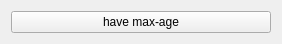
<?xml version="1.0" encoding="UTF-8"?>
<ui version="4.0">
 <class>Widget</class>
 <widget class="QWidget" name="Widget">
  <property name="geometry">
   <rect>
    <x>0</x>
    <y>0</y>
    <width>282</width>
    <height>41</height>
   </rect>
  </property>
  <property name="windowTitle">
   <string>Widget</string>
  </property>
  <layout class="QVBoxLayout" name="verticalLayout">
   <item>
    <widget class="QPushButton" name="pushButton">
     <property name="text">
      <string>have max-age</string>
     </property>
    </widget>
   </item>
  </layout>
 </widget>
 <layoutdefault spacing="6" margin="11"/>
 <resources/>
 <connections/>
</ui>
